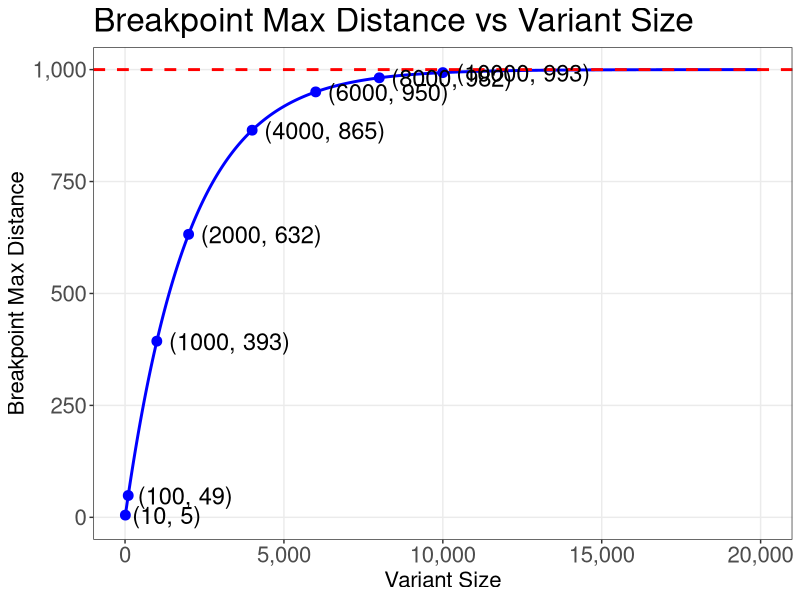
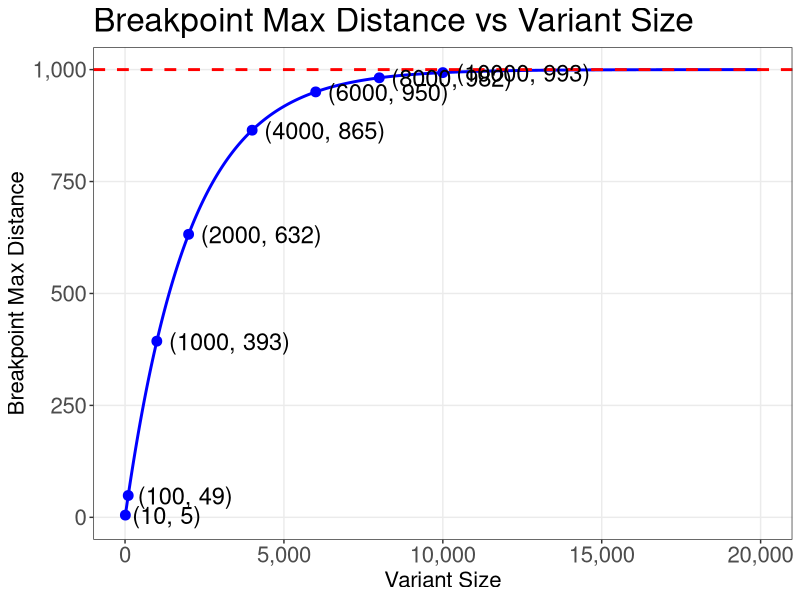

Generate these figures, in order, with R:
library(ggplot2)
library(scales)


OUTPUT.PDF <- "/Users/leework/Documents/Research/projects/project_exacto/exacto/misc/exacto_breakpoint_max_distance_plot.pdf"
max.distance <- 1000
tau <- 2000
variant.size <- seq(0, 20000, by = 1)
y <- max.distance * (1 - exp(-variant.size / tau))
data <- data.frame(variant.size = variant.size, distance = y)

x.values <- c(10, 100, 1000, 2000, 4000, 6000, 8000, 10000)
y.values <- max.distance * (1 - exp(-x.values / tau))

annotations <- data.frame(x = x.values, y = y.values, label = sprintf("(%d, %.0f)", x.values, y.values))

p <- ggplot(data, aes(x = variant.size, y = distance)) +
  geom_line(color = "blue", size = 1) +
  labs(
    x = "Variant Size",
    y = "Breakpoint Max Distance",
    title = "Breakpoint Max Distance vs Variant Size"
  ) +
  scale_x_continuous(labels = comma) +
  scale_y_continuous(labels = comma) +
  geom_hline(yintercept = max.distance, linetype = "dashed", color = "red", size = 1) +
  geom_point(data = annotations, aes(x = x, y = y), color = "blue", size = 3) +
  geom_text(data = annotations, aes(x = x, y = y, label = label), color = "black", hjust = -0.1, size = 6) +
  theme_bw() +
  theme(
    panel.grid.minor = element_blank(),
    axis.title = element_text(size = 16),
    axis.text = element_text(size = 16),
    plot.title = element_text(size = 24)
  )

print(p)

ggsave(plot = p, filename = OUTPUT.PDF, width = 16, height = 9, dpi = 300)
